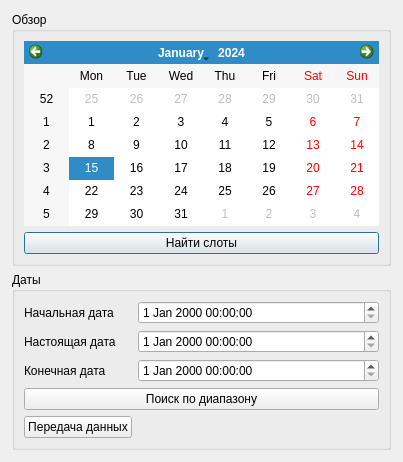
<?xml version="1.0" encoding="UTF-8"?>
<ui version="4.0">
 <class>CalendarWindow</class>
 <widget class="QDialog" name="CalendarWindow">
  <property name="geometry">
   <rect>
    <x>0</x>
    <y>0</y>
    <width>403</width>
    <height>462</height>
   </rect>
  </property>
  <property name="windowTitle">
   <string>Dialog</string>
  </property>
  <layout class="QVBoxLayout" name="verticalLayout_2">
   <property name="leftMargin">
    <number>12</number>
   </property>
   <property name="topMargin">
    <number>12</number>
   </property>
   <property name="rightMargin">
    <number>12</number>
   </property>
   <property name="bottomMargin">
    <number>12</number>
   </property>
   <item>
    <widget class="QGroupBox" name="gb_calendar">
     <property name="title">
      <string>Обзор</string>
     </property>
     <layout class="QVBoxLayout" name="verticalLayout">
      <item>
       <widget class="QCalendarWidget" name="calendarWidget"/>
      </item>
      <item>
       <widget class="QPushButton" name="pushButton">
        <property name="text">
         <string>Найти слоты</string>
        </property>
       </widget>
      </item>
     </layout>
    </widget>
   </item>
   <item>
    <widget class="QGroupBox" name="gb_dates">
     <property name="title">
      <string>Даты</string>
     </property>
     <property name="flat">
      <bool>false</bool>
     </property>
     <layout class="QFormLayout" name="formLayout_2">
      <item row="2" column="0">
       <widget class="QLabel" name="label">
        <property name="text">
         <string>Настоящая дата</string>
        </property>
       </widget>
      </item>
      <item row="1" column="0">
       <widget class="QLabel" name="label_3">
        <property name="text">
         <string>Начальная дата</string>
        </property>
       </widget>
      </item>
      <item row="3" column="0">
       <widget class="QLabel" name="label_2">
        <property name="text">
         <string>Конечная дата</string>
        </property>
       </widget>
      </item>
      <item row="4" column="0" colspan="2">
       <widget class="QPushButton" name="btn_searchRange">
        <property name="text">
         <string>Поиск по диапазону</string>
        </property>
       </widget>
      </item>
      <item row="1" column="1">
       <widget class="QDateTimeEdit" name="dt_start"/>
      </item>
      <item row="2" column="1">
       <widget class="QDateTimeEdit" name="dt_now"/>
      </item>
      <item row="3" column="1">
       <widget class="QDateTimeEdit" name="dt_end"/>
      </item>
      <item row="5" column="0">
       <widget class="QPushButton" name="onButtonSend">
        <property name="text">
         <string>Передача данных</string>
        </property>
       </widget>
      </item>
     </layout>
    </widget>
   </item>
  </layout>
 </widget>
 <resources/>
 <connections/>
</ui>
